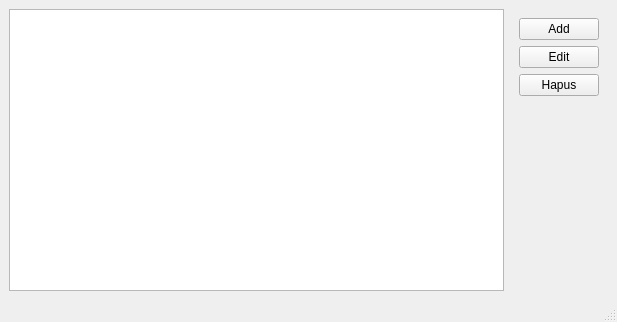
<?xml version="1.0" encoding="UTF-8"?>
<ui version="4.0">
 <class>MainWindow</class>
 <widget class="QMainWindow" name="MainWindow">
  <property name="geometry">
   <rect>
    <x>0</x>
    <y>0</y>
    <width>617</width>
    <height>322</height>
   </rect>
  </property>
  <property name="windowTitle">
   <string>MainWindow</string>
  </property>
  <widget class="QWidget" name="centralwidget">
   <layout class="QHBoxLayout" name="horizontalLayout">
    <item>
     <widget class="QTableView" name="tableView"/>
    </item>
    <item>
     <widget class="QWidget" name="widget_2" native="true">
      <layout class="QVBoxLayout" name="verticalLayout_3">
       <property name="sizeConstraint">
        <enum>QLayout::SetMinimumSize</enum>
       </property>
       <item>
        <widget class="QPushButton" name="buttonAdd">
         <property name="text">
          <string>Add</string>
         </property>
        </widget>
       </item>
       <item>
        <widget class="QPushButton" name="buttonEdit">
         <property name="text">
          <string>Edit</string>
         </property>
        </widget>
       </item>
       <item>
        <widget class="QPushButton" name="buttonHapus">
         <property name="text">
          <string>Hapus</string>
         </property>
        </widget>
       </item>
       <item>
        <spacer name="verticalSpacer">
         <property name="orientation">
          <enum>Qt::Vertical</enum>
         </property>
         <property name="sizeHint" stdset="0">
          <size>
           <width>20</width>
           <height>40</height>
          </size>
         </property>
        </spacer>
       </item>
      </layout>
     </widget>
    </item>
   </layout>
  </widget>
  <widget class="QMenuBar" name="menubar">
   <property name="geometry">
    <rect>
     <x>0</x>
     <y>0</y>
     <width>617</width>
     <height>21</height>
    </rect>
   </property>
  </widget>
  <widget class="QStatusBar" name="statusbar"/>
 </widget>
 <resources/>
 <connections/>
</ui>
